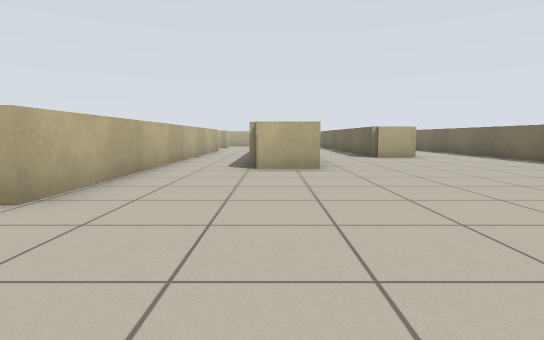
View 1 (above)

20 first-person views from a walk through a Stage world. The camera is 0.7 m above the floor, tilts 6° down and sees 80° across. Floor lines are 1 m apart. The floor is counted in squares, 1 m on a side. Each view is taken from the middle of a square. On the plan, view 1 faces up. The plan holds only what a view shows up to about 10 squares ahead; the rest is blank. The place goes on beyond the plan. The robots in the file are not drawn.

View 2
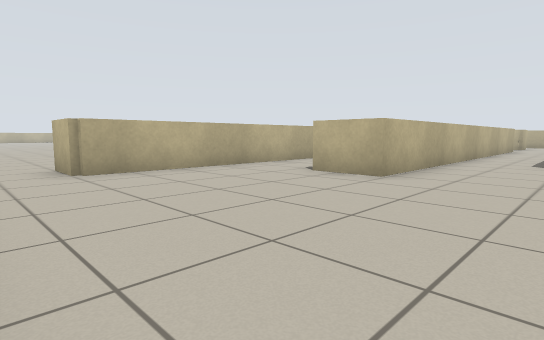

View 3
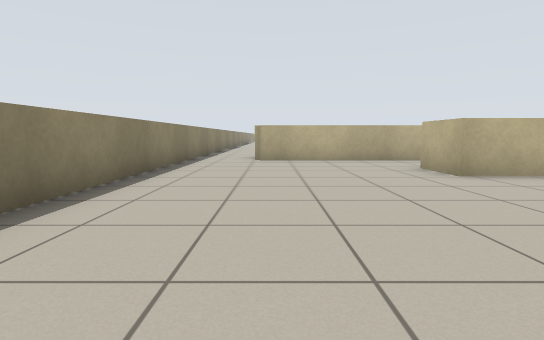

View 4
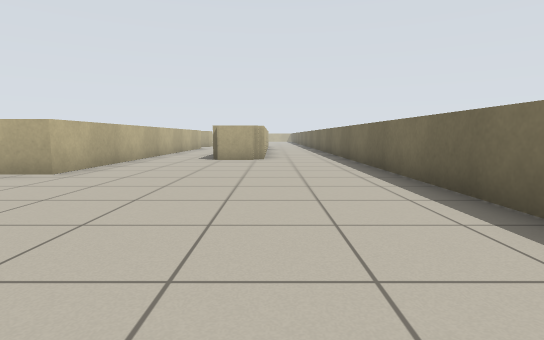

View 5
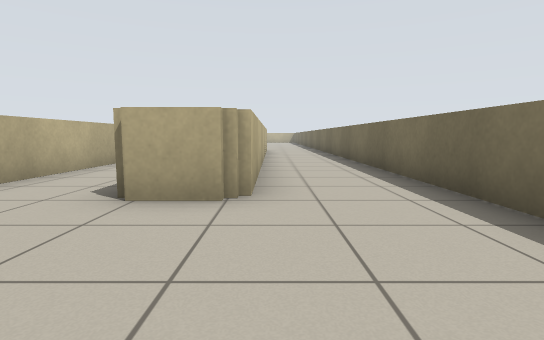

View 6
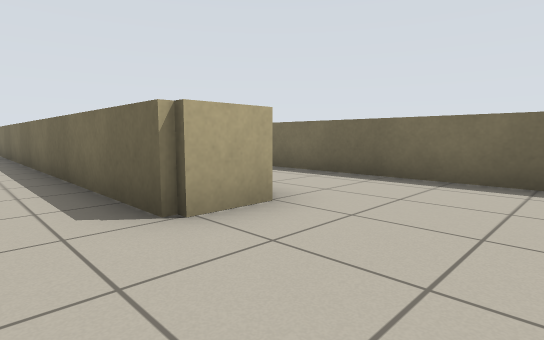

View 7
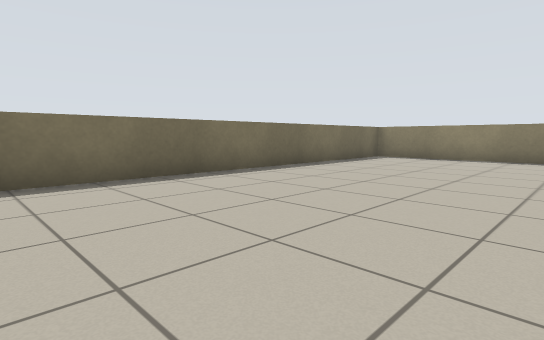

View 8
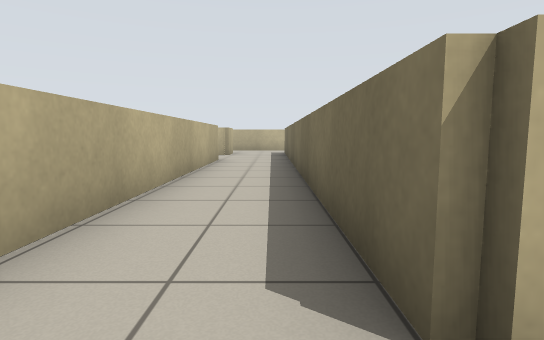

View 9
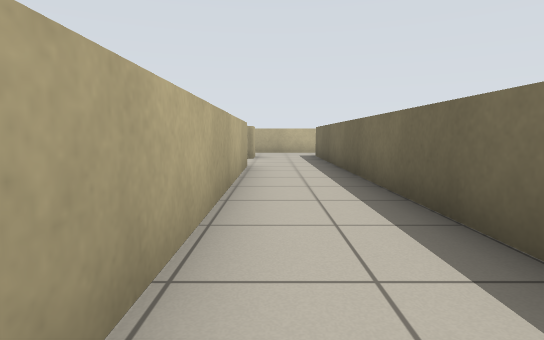

View 10
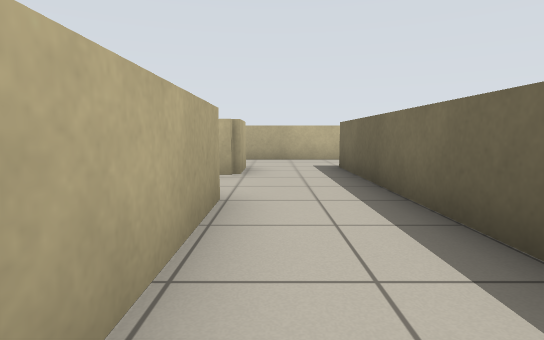

View 11
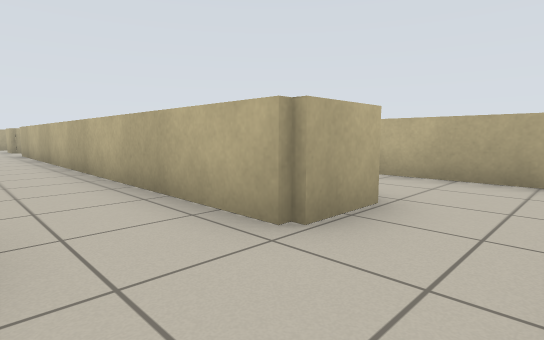

View 12
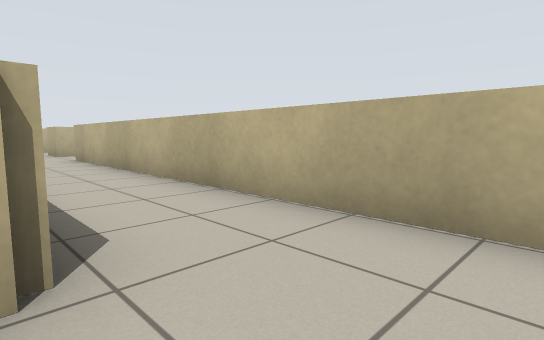

View 13
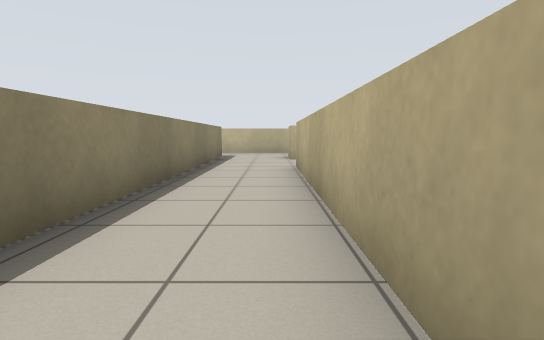

View 14
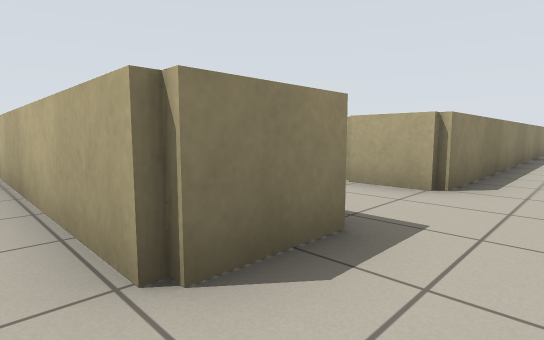

View 15
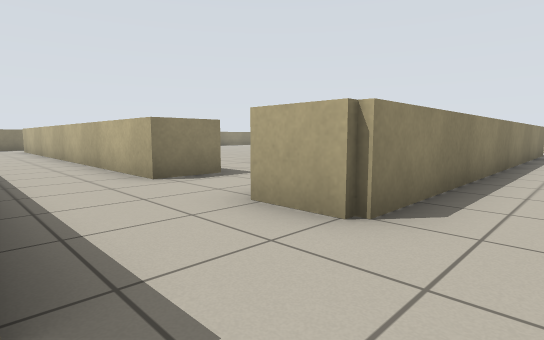

View 16
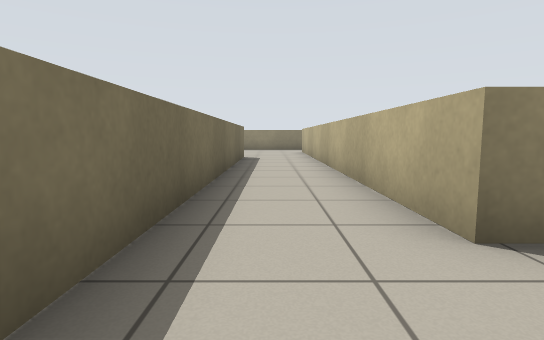

View 17
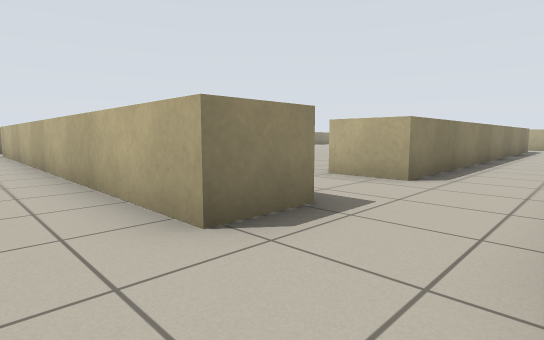

View 18
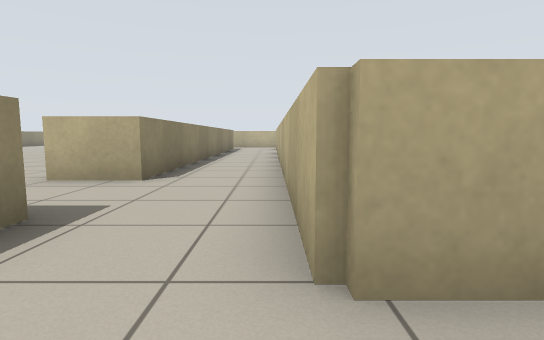

View 19
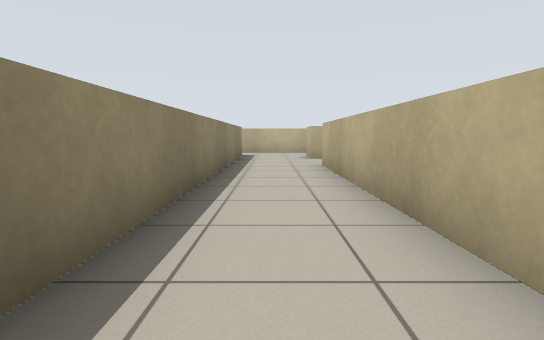

View 20
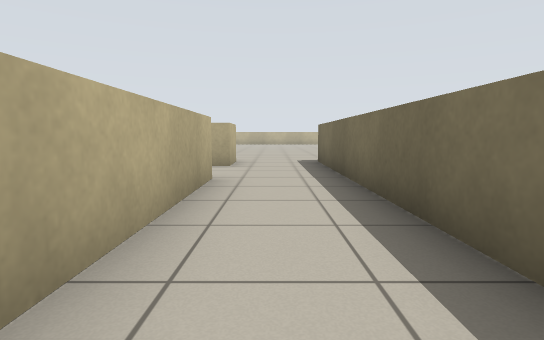

### Floor plan
Key: @ floor where view 1 was taken; # wall or solid block; . floor; = window, fence, low wall or low ledge.
Columns run from 21 left of view 1 to 8 right of it. Each row starts with its distance up from view 1.
 23                       =..=
 22        #..############=..#
 21        ..................#
 20        ..................#
 19        #########  #..#=..#
 18         ###########..#=..#
 17         .............#=..#=..#
 16      ................#=..#=..#
 15 =  ############..##..#=..#=..#
 14 =..============..##..#=..#=..#
 13 .................##..#=..#=..#
 12 ============..=..##..#=..#=..#
 11           #=..#..##..#=..#=..#
 10           ... #..##..#=......#
  9          ...  #..##..#=......#
  8         ..    #..##..#=......#
  7               #..##..#=......#
  6               #..##..........#
  5               #..##..........#
  4               #..##..........#
  3               #..==..........#
  2               #..............#
  1               #..............#
  0          .....#......@.......#
 -1          ....................#
 -2               ......... ....
 -3               ########  ####

Positions as (right, up) in squares from view 1, and headings:
1: (0, 0), facing up
2: (0, -2), facing up-left
3: (3, 0), facing left
4: (5, 1), facing up
5: (5, 7), facing up
6: (2, 8), facing up-right
7: (2, 8), facing down-right
8: (-1, 6), facing up
9: (-2, 8), facing up
10: (-2, 12), facing up
11: (-1, 16), facing up-left
12: (-1, 19), facing up-left
13: (-4, 21), facing left
14: (-2, 17), facing down-left
15: (-4, 17), facing down-left
16: (-5, 14), facing down
17: (-5, 14), facing down-left
18: (-5, 14), facing left
19: (-11, 13), facing left
20: (2, 14), facing up
